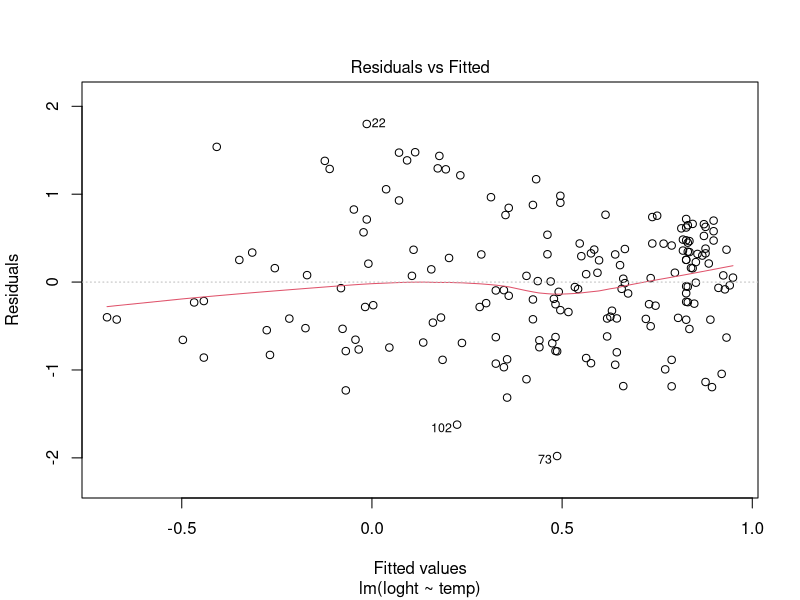
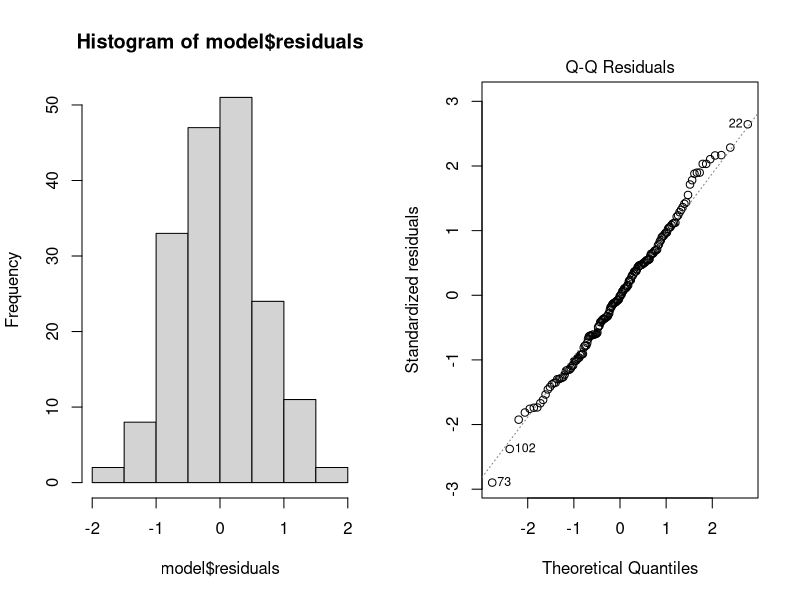
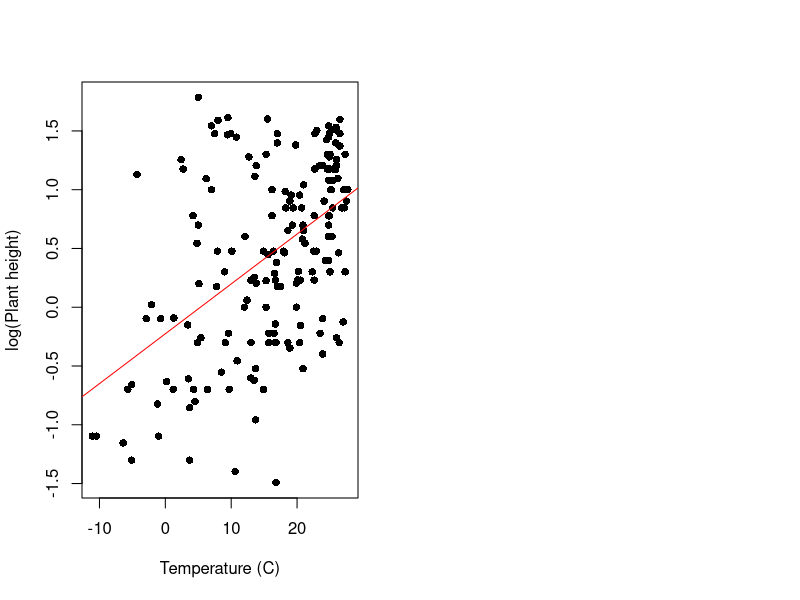

Source code (R) for these figures, in order:
## ---- chunk 1
Plant_height <- read.csv(file = "Plant_height.csv", header = TRUE)
## ---- chunk 2
model <- lm(loght ~ temp, data = Plant_height)
summary(model)
## ---- chunk 3
confint(model)
## ---- chunk 4
plot(model, which = 1)
## ---- chunk 5
par(mfrow = c(1,2)) # This code put two plots in the same window
hist(model$residuals) # Histogram of residuals
plot(model, which = 2) # Quantile plot
## ---- chunk 6
plot(loght ~ temp, data = Plant_height, xlab = "Temperature (C)", ylab = "log(Plant height)",pch=16)
abline(model, col = "red")
## ---- chunk 7
date()
